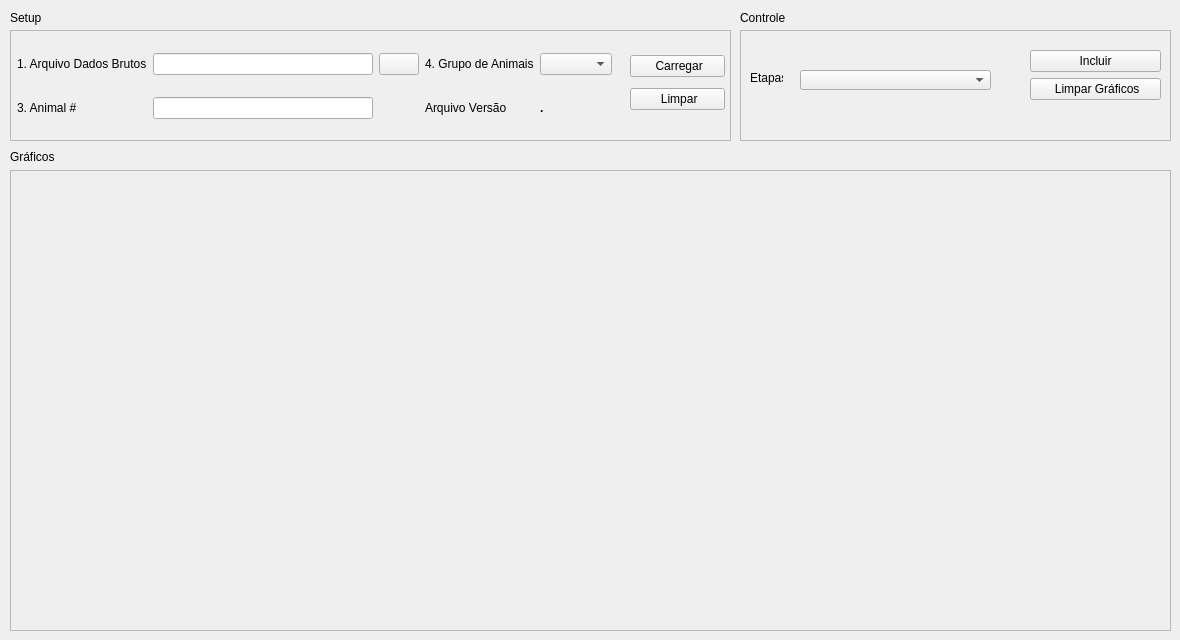
    <widget class="QWidget" name="tab_4">
     <attribute name="title">
      <string>Análise Comparativa Ptr</string>
     </attribute>
     <widget class="QFrame" name="frame_10">
      <property name="geometry">
       <rect>
        <x>10</x>
        <y>170</y>
        <width>1161</width>
        <height>461</height>
       </rect>
      </property>
      <property name="frameShape">
       <enum>QFrame::StyledPanel</enum>
      </property>
      <property name="frameShadow">
       <enum>QFrame::Plain</enum>
      </property>
      <widget class="MplWidget4" name="MplWidget4" native="true">
       <property name="geometry">
        <rect>
         <x>10</x>
         <y>10</y>
         <width>1161</width>
         <height>441</height>
        </rect>
       </property>
      </widget>
     </widget>
     <widget class="QLabel" name="label_11">
      <property name="geometry">
       <rect>
        <x>10</x>
        <y>10</y>
        <width>91</width>
        <height>16</height>
       </rect>
      </property>
      <property name="text">
       <string>Setup</string>
      </property>
     </widget>
     <widget class="QLabel" name="label_52">
      <property name="geometry">
       <rect>
        <x>10</x>
        <y>150</y>
        <width>47</width>
        <height>13</height>
       </rect>
      </property>
      <property name="text">
       <string>Gráficos</string>
      </property>
     </widget>
     <widget class="QFrame" name="frame_11">
      <property name="geometry">
       <rect>
        <x>10</x>
        <y>30</y>
        <width>721</width>
        <height>111</height>
       </rect>
      </property>
      <property name="frameShape">
       <enum>QFrame::StyledPanel</enum>
      </property>
      <property name="frameShadow">
       <enum>QFrame::Plain</enum>
      </property>
      <property name="lineWidth">
       <number>25</number>
      </property>
      <property name="midLineWidth">
       <number>8</number>
      </property>
      <widget class="QWidget" name="layoutWidget_2">
       <property name="geometry">
        <rect>
         <x>7</x>
         <y>7</y>
         <width>595</width>
         <height>98</height>
        </rect>
       </property>
       <layout class="QGridLayout" name="gridLayout_6">
        <item row="0" column="1">
         <widget class="QLineEdit" name="txArquivoBruto_6"/>
        </item>
        <item row="1" column="4">
         <widget class="QLabel" name="label_8">
          <property name="font">
           <font>
            <weight>75</weight>
            <bold>true</bold>
           </font>
          </property>
          <property name="text">
           <string>.</string>
          </property>
         </widget>
        </item>
        <item row="1" column="0">
         <widget class="QLabel" name="label_51">
          <property name="text">
           <string>3. Animal #</string>
          </property>
         </widget>
        </item>
        <item row="0" column="0">
         <widget class="QLabel" name="label_47">
          <property name="text">
           <string>1. Arquivo Dados Brutos</string>
          </property>
         </widget>
        </item>
        <item row="0" column="2">
         <widget class="QPushButton" name="btArquivoBruto_6">
          <property name="text">
           <string/>
          </property>
          <property name="icon">
           <iconset>
            <normaloff>resources/img_folder.png</normaloff>resources/img_folder.png</iconset>
          </property>
         </widget>
        </item>
        <item row="1" column="3">
         <widget class="QLabel" name="label_7">
          <property name="text">
           <string>Arquivo Versão</string>
          </property>
         </widget>
        </item>
        <item row="0" column="4">
         <widget class="QComboBox" name="cbGrupoAnimais_6">
          <property name="currentText">
           <string/>
          </property>
         </widget>
        </item>
        <item row="1" column="1">
         <widget class="QLineEdit" name="txAnimal_6"/>
        </item>
        <item row="0" column="3">
         <widget class="QLabel" name="label_48">
          <property name="text">
           <string>4. Grupo de Animais</string>
          </property>
         </widget>
        </item>
       </layout>
      </widget>
      <widget class="QWidget" name="layoutWidget_5">
       <property name="geometry">
        <rect>
         <x>620</x>
         <y>20</y>
         <width>95</width>
         <height>67</height>
        </rect>
       </property>
       <layout class="QGridLayout" name="gridLayout_7">
        <item row="0" column="0">
         <widget class="QPushButton" name="btCarregar_6">
          <property name="text">
           <string> Carregar</string>
          </property>
          <property name="icon">
           <iconset>
            <normaloff>resources/up_icon.png</normaloff>resources/up_icon.png</iconset>
          </property>
         </widget>
        </item>
        <item row="1" column="0">
         <widget class="QPushButton" name="btLimpar_6">
          <property name="text">
           <string> Limpar</string>
          </property>
          <property name="icon">
           <iconset>
            <normaloff>resources/lixeira.png</normaloff>resources/lixeira.png</iconset>
          </property>
         </widget>
        </item>
       </layout>
      </widget>
     </widget>
     <widget class="QLabel" name="label_13">
      <property name="geometry">
       <rect>
        <x>740</x>
        <y>10</y>
        <width>91</width>
        <height>16</height>
       </rect>
      </property>
      <property name="text">
       <string>Controle</string>
      </property>
     </widget>
     <widget class="QFrame" name="frame_12">
      <property name="geometry">
       <rect>
        <x>740</x>
        <y>30</y>
        <width>431</width>
        <height>111</height>
       </rect>
      </property>
      <property name="frameShape">
       <enum>QFrame::StyledPanel</enum>
      </property>
      <property name="frameShadow">
       <enum>QFrame::Plain</enum>
      </property>
      <widget class="QLabel" name="label_54">
       <property name="geometry">
        <rect>
         <x>10</x>
         <y>40</y>
         <width>33</width>
         <height>16</height>
        </rect>
       </property>
       <property name="text">
        <string>Etapas</string>
       </property>
      </widget>
      <widget class="QComboBox" name="cbEtapas_7">
       <property name="geometry">
        <rect>
         <x>60</x>
         <y>40</y>
         <width>191</width>
         <height>20</height>
        </rect>
       </property>
      </widget>
      <widget class="QWidget" name="">
       <property name="geometry">
        <rect>
         <x>290</x>
         <y>20</y>
         <width>131</width>
         <height>67</height>
        </rect>
       </property>
       <layout class="QFormLayout" name="formLayout">
        <item row="0" column="0" colspan="2">
         <widget class="QPushButton" name="btAtualizar_7">
          <property name="text">
           <string>Incluir</string>
          </property>
          <property name="icon">
           <iconset>
            <normaloff>resources/plus.png</normaloff>resources/plus.png</iconset>
          </property>
         </widget>
        </item>
        <item row="1" column="0" colspan="2">
         <widget class="QPushButton" name="btLimpar_8">
          <property name="text">
           <string> Limpar Gráficos</string>
          </property>
          <property name="icon">
           <iconset>
            <normaloff>resources/lixeira.png</normaloff>resources/lixeira.png</iconset>
          </property>
         </widget>
        </item>
       </layout>
      </widget>
     </widget>
    </widget>
